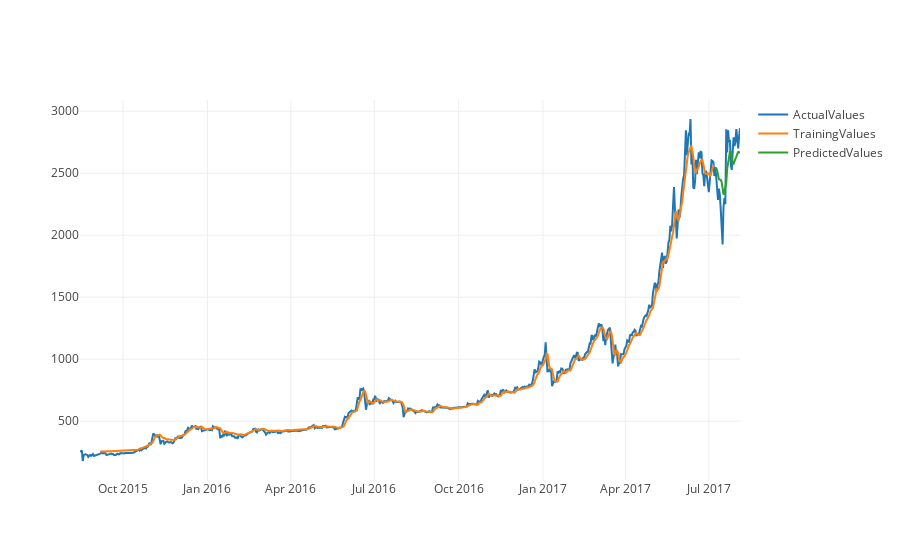

The notebook cell saved with this chart:
### Code cell
USDT_BTC = nextDayPrediction('USDT_BTC', 'poloniex')

### Figure 1 — Plotly figure (JSON) as saved in the notebook; plotly's stock layout.template omitted (floating-point values rounded to 4 significant figures; data arrays with more than 128 entries replaced by an {"elided": "..."} marker saying what was removed)
{"data": [{"name": "ActualValues", "type": "scatter", "x": {"elided": "721 str values"}, "y": {"elided": "721 float values"}}, {"name": "TrainingValues", "type": "scatter", "x": {"elided": "721 str values"}, "y": {"elided": "721 float values"}}, {"name": "PredictedValues", "type": "scatter", "x": {"elided": "721 str values"}, "y": {"elided": "721 float values"}}], "layout": {}}
